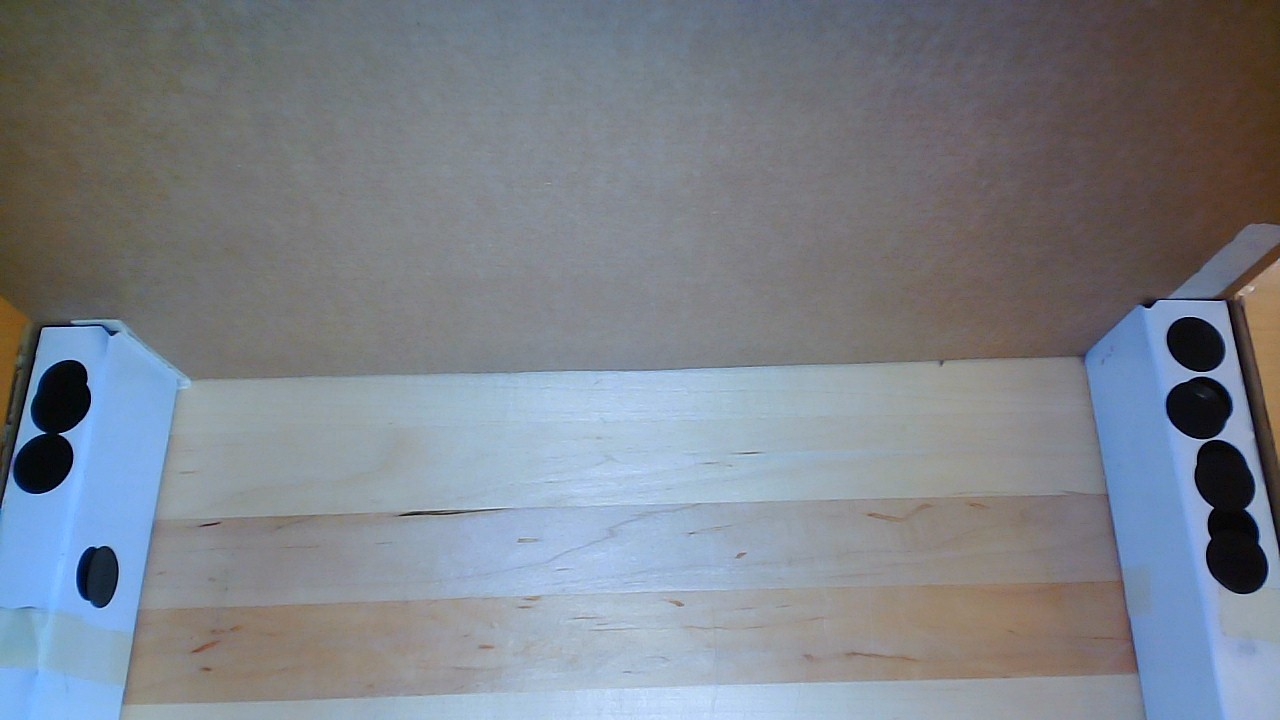
#> input picture Training Images/White/White_9.jpg, 1280 x 720 px, found by its file name
$ python script.py
#> lines starting #> are read from the running program, lines starting #| are printed output that depends on the picture
### function.py
# import dependencies
import os
import numpy as np
from numpy.typing import NDArray
import matplotlib.pyplot as plt
import cv2
from IPython.display import display, Javascript
from base64 import b64decode, b64encode
import PIL
import io

# [32 lines left out: functions pointDetector, load_images_from_folder, rotate_img, not called in this run]

hori_line_mat = np.float32([[-1,-1,-1],
                            [2,2,2],
                            [-1,-1,-1]])

verti_line_mat = np.float32([[-1,2,-1],
                            [-1,2,-1],
                            [-1,2,-1]])
# [54 lines left out: functions lineDetector, edgeDetector, houghLineDetector, not called in this run]

def houghCircleDetector(path_to_img : str):
    img = cv2.imread(path_to_img)
    img_edge = cv2.medianBlur(img,3)
    #img_edge = cv2.Canny(img,100,200)

    circles = cv2.HoughCircles(img_edge,cv2.HOUGH_GRADIENT,1,minDist=50,param1=200,param2=31, maxRadius=100, minRadius=50)
    print(circles)
    circles = np.uint16(np.around(circles))
    for val in circles[0,:]:
        cv2.circle(img_edge,(val[0],val[1]),val[2],(255,0,0),2)

    plt.figure(figsize=(20,10))
    plt.subplot(121),plt.imshow(cv2.cvtColor(img,cv2.COLOR_BGR2RGB)),plt.title('Input',color='c')
    plt.subplot(122),plt.imshow(cv2.cvtColor(img,cv2.COLOR_BGR2RGB)),plt.title('Result',color='c')
    plt.show()
    return

# [144 lines left out: functions detectColorObjects, markDetectdObjects, detectShapes, js_to_image, bbox_to_bytes, take_photo, not called in this run]

from IPython.display import display, Javascript
from base64 import b64decode

# [95 lines left out: functions re_encode_video, record_video, not called in this run]

from IPython.display import HTML
from base64 import b64encode

# [4 lines left out: function show_video, not called in this run]

### script.py
import function as fn
import numpy as np
import matplotlib.pyplot as plt
import cv2

def CircleDetector(path_to_img : str):
    img = cv2.imread(path_to_img)
    img = cv2.medianBlur(img,3)
    img_edge = cv2.Canny(img,100,200)

    circles = cv2.HoughCircles(img_edge,cv2.HOUGH_GRADIENT,1,minDist=50,param1=200,param2=31, maxRadius=1000)
    return circles

# [9 lines of commented-out code are left out]
testjpg='./Training Images/Randy-pics/White_9.jpg'

verti_line_mat = np.float32([[-1,2,-1],
                            [-1,2,-1],
                            [-1,2,-1]])

MainImgBGR = cv2.imread(testjpg,cv2.IMREAD_UNCHANGED)
#> MainImgBGR is the input picture: shape (720, 1280, 3); mean B, G, R 137.8, 129.4, 123.7
img_hsv=cv2.GaussianBlur(MainImgBGR, (7, 7), 0)
img_hsv = cv2.cvtColor(img_hsv,cv2.COLOR_BGR2GRAY)
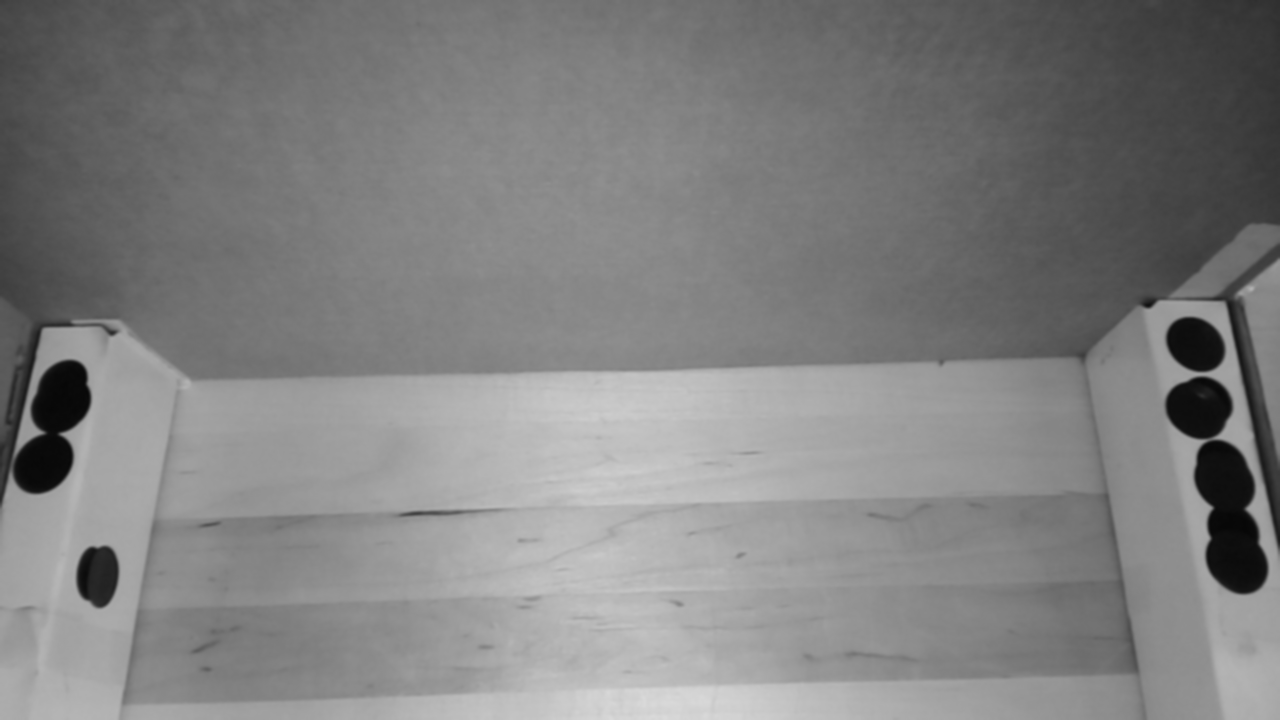
#> img_hsv: shape (720, 1280); min 6, max 218, mean 128.6
img_hsv = cv2.convertScaleAbs(img_hsv,2,10)
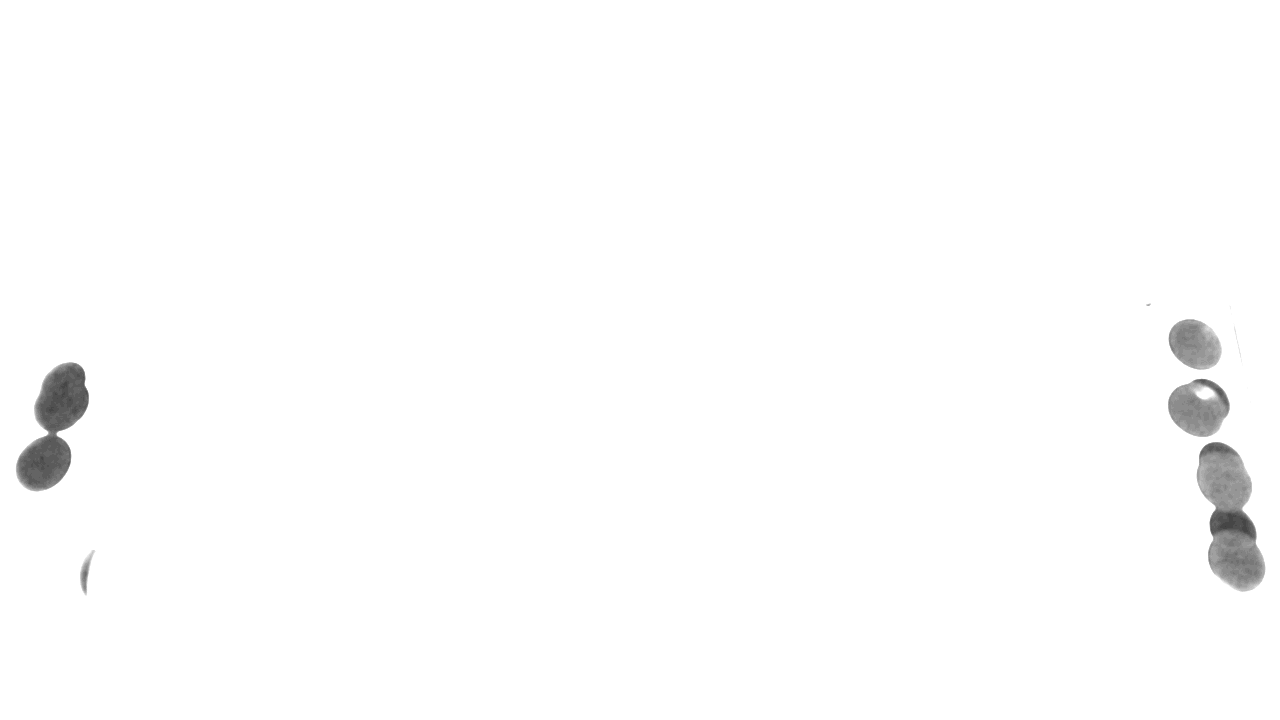
#> img_hsv: shape (720, 1280); min 60, max 255, mean 252.8
plt.imshow(img_hsv)
#> (this line was passed over: IPython is not available in this run)
plt.savefig('test.jpg')
#> (this line was passed over: IPython is not available in this run)
plt.show()

test = fn.houghCircleDetector('./test.jpg')
#> (the run stopped early here; a loop or call above may not have finished)

$ run again, with Training Images/White/6_some_holes_covered_1_partial_with_light.jpg copied over Training Images/White/White_9.jpg
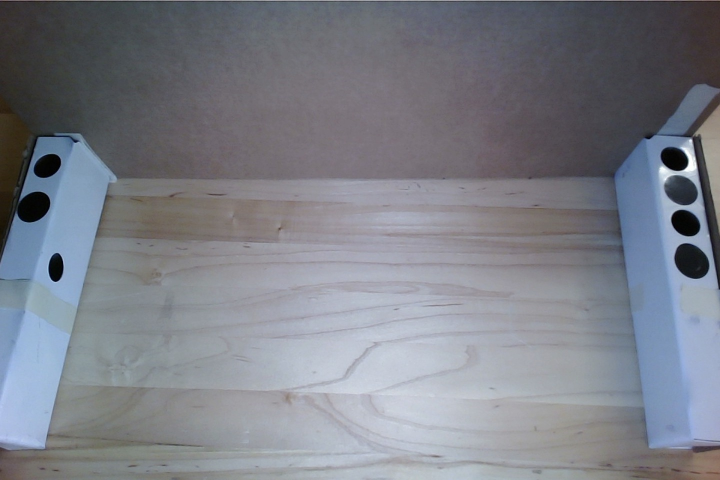
#> input picture Training Images/White/6_some_holes_covered_1_partial_with_light.jpg, 1440 x 960 px, found by its file name (shown at 1/2 size)
#> MainImgBGR is the input picture: shape (960, 1440, 3); mean B, G, R 135.3, 126.6, 123.6
#> `img_hsv = cv2.cvtColor(img_hsv,cv2.COLOR_BGR2GRAY)`:
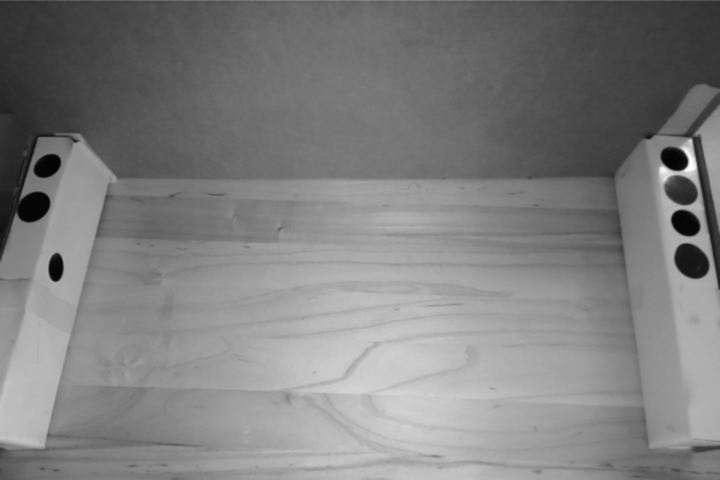
#> img_hsv: shape (960, 1440) (shown at 1/2 size); min 2, max 253, mean 126.7
#> `img_hsv = cv2.convertScaleAbs(img_hsv,2,10)`:
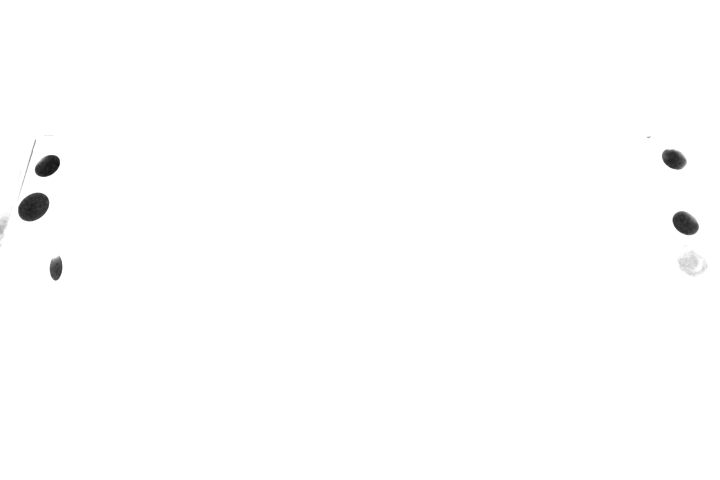
#> img_hsv: shape (960, 1440) (shown at 1/2 size); min 20, max 255, mean 253.7
